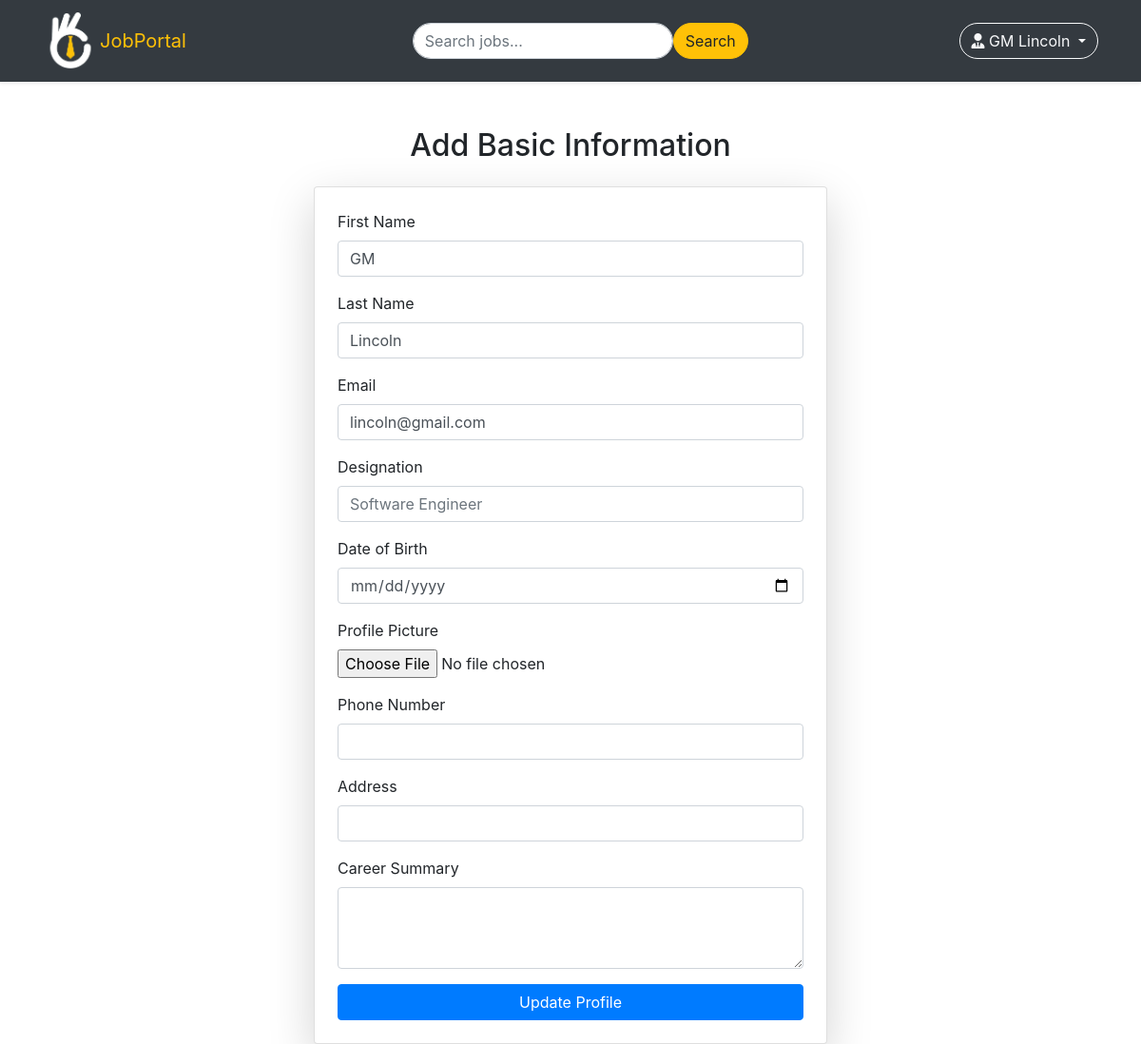
Page /createResume/ (signed in) on the committed database.
### myApp/models.py (models this page shows, shortened)
class Custom_User(AbstractUser):
    USER = [
        ('seeker', 'Job Seeker'),
        ('recruiter', 'Recruiter')
    ]
    user_type = models.CharField(choices=USER, max_length=40, null=True)

### myProject/views.py (the view)
# urls.py: path('createResume/', createResume, name='createResume'),
@login_required
def createResume(req):
    current_user = req.user
    if req.user.user_type == 'seeker':
        if req.method == 'POST':
            resume_instance, created = Resume_Model.objects.get_or_create(user=current_user)
            resume_instance.designation = req.POST.get('designation')
            resume_instance.date_of_birth = req.POST.get('dob')
            if resume_instance.profile_pic:
                resume_instance.profile_pic = resume_instance.profile_pic
            else:
                resume_instance.profile_pic = req.FILES.get('profile_picture')
            resume_instance.contact_number = req.POST.get('phone')
            resume_instance.address = req.POST.get('address')
            resume_instance.career_summary = req.POST.get('career_summary')
            resume_instance.save()
            current_user.firstname = req.POST.get('first_name')
            current_user.lastname = req.POST.get('last_name')
            current_user.email = req.POST.get('email')
            current_user.save()
            messages.success(req,'Basic info updated successfully!')
            return redirect('previewResume')
    else:
        messages.warning(req,'You are not authorized to access this page!')
        return redirect('createResume')
    return render(req, 'job_seeker/create-resume.html')

### templates/job_seeker/create-resume.html (shortened to what this page needs)
{% extends 'common/master.html' %}
{% block body %}
<div class="container mt-5">
    {% if basic_info %}
    <h2 class="text-center mb-4">Update Basic Information</h2>
    {% else %}
    <h2 class="text-center mb-4">Add Basic Information</h2>
    {% endif %}
    <div class="row justify-content-center">
        <div class="col-md-6">
            <div class="card shadow-lg p-4">
                <form method="POST" action="" enctype="multipart/form-data">
                    <div class="form-group">
                        <label for="firstName">First Name</label>
                        <input type="text" class="form-control" id="firstName" name="first_name"
                            value="{{user.first_name}}" required>
                    </div>
                    <div class="form-group">
                        <label for="lastName">Last Name</label>
                        <input type="text" class="form-control" id="lastName" name="last_name"
                            value="{{user.last_name}}" required>
                    </div>
                    <div class="form-group">
                        <label for="email">Email</label>
                        <input type="email" class="form-control" id="email" name="email" value="{{user.email}}"
                            required>
                    </div>
                    <div class="form-group">
                        <label for="designation">Designation</label>
                        <input type="text" class="form-control" id="designation" name="designation"
                            placeholder="Software Engineer" value="{{basic_info.designation}}" required>
                    </div>
                    <div class="form-group">
                        <label for="dob">Date of Birth</label>
                        <input type="date" class="form-control" id="dob" name="dob"
                            value="{{basic_info.date_of_birth|date:'Y-m-d'}}" required>
                    </div>
                    <div class="form-group">
                        <label for="profilePicture">Profile Picture</label>
                        <input type="file" class="form-control-file" id="profilePicture" name="profile_picture">
                    </div>
                    <div class="form-group">
                        <label for="phone">Phone Number</label>
                        <input type="tel" class="form-control" id="phone" name="phone"
                            value="{{basic_info.contact_number}}" required>
                    </div>
                    <div class="form-group">
                        <label for="address">Address</label>
                        <input type="text" class="form-control" id="address" value="{{basic_info.address}}"
                            name="address" required>
                    </div>
                    <div class="form-group">
                        <label for="careerSummary">Career Summary</label>
                        <textarea class="form-control" id="careerSummary" name="career_summary"
                            value="{{basic_info.career_summary}}" rows="3"
                            required>{{basic_info.career_summary}}</textarea>
                    </div>
                    <button type="submit" class="btn btn-primary btn-block">Update Profile</button>
                </form>
            </div>
        </div>
    </div>
</div>
{% endblock body %}

### templates/includes/navbar.html (shortened to what this page needs)
{% load static %}
<nav class="navbar navbar-expand-lg navbar-dark bg-dark shadow-sm">
    <div class="container">
        <a class="navbar-brand fix-logo" href="{% url 'homePage' %}">
            <img src="{% static 'img/logo.png' %}" alt="JobPortal" width="60" height="60"
                class="d-inline-block align-text-top">
            <span class="text-warning">JobPortal</span>
        </a>
        <div class="collapse navbar-collapse" id="navbarNav">
            <ul class="navbar-nav mx-auto">
                <li class="nav-item">
                    <form class="d-flex">
                        <input class="form-control me-2 rounded-pill" type="search" placeholder="Search jobs..."
                            aria-label="Search">
                        <button class="btn btn-warning rounded-pill" type="submit">Search</button>
                    </form>
                </li>
            </ul>
            {% if user.is_authenticated %}
            <div class="dropdown">
                <button class="btn btn-outline-light dropdown-toggle rounded-pill" type="button" id="dropdownMenuButton"
                    data-bs-toggle="dropdown" aria-expanded="false">
                    <i class="fa-solid fa-user-tie"></i> {{ user.get_full_name }}
                </button>
            </div>
            {% else %}
            <div class="d-flex">
                <a class="btn btn-warning rounded-pill me-2 mr-2" href="{% url 'loginPage' %}">Login</a>
                <a class="btn btn-warning rounded-pill" href="{% url 'registerPage' %}"> Sign Up</a>
            </div>
            {% endif %}
        </div>
    </div>
</nav>

### static/css/style.css (style rules this page uses)
.fix-logo { display: flex; justify-content: center; align-items: center; }

### rows in the picture
Custom_User: get_full_name "GM Lincoln", first_name "GM", last_name "Lincoln", email "lincoln@gmail.com"
